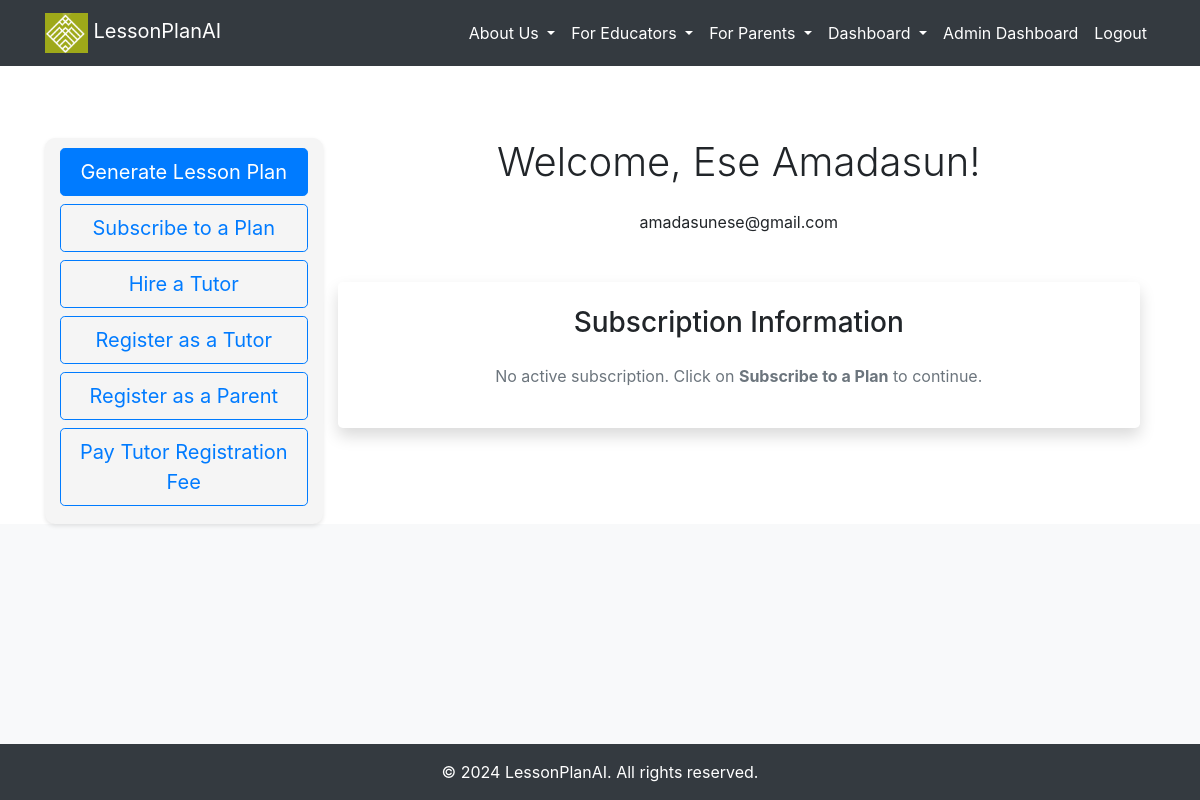
The page /dashboard (signed in) on the database as committed earlier.
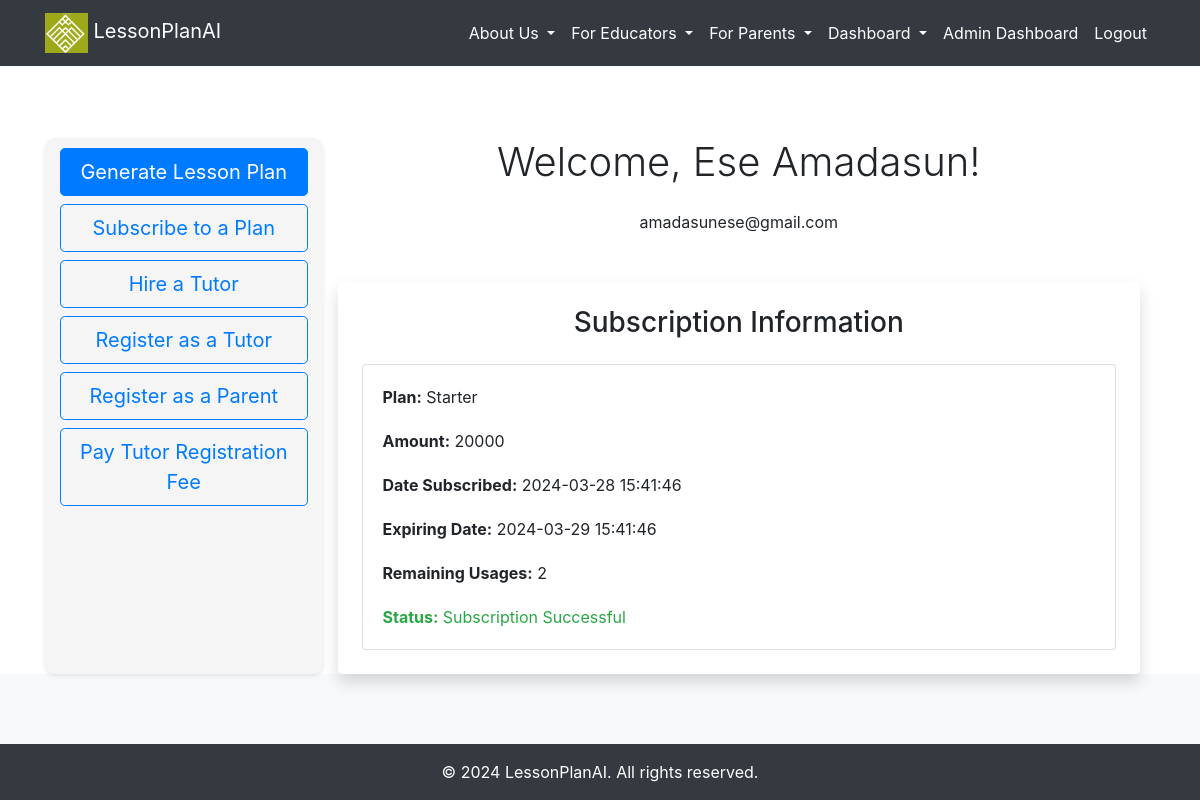
The same page on the database as committed later.
### src/accounts/models.py (models this page shows, shortened)
class Subscription(db.Model):
    __tablename__ = "subscriptions"
    id = db.Column(db.Integer, primary_key=True)
    plan = db.Column(db.String(50))
    amount = db.Column(db.Integer)
    start_date = db.Column(db.DateTime, default=datetime.utcnow)
    end_date = db.Column(db.DateTime)
    remaining_usages = db.Column(db.Integer)
    paid = db.Column(db.Boolean, default=False)
    user_id = db.Column(db.Integer, db.ForeignKey('users.id'), nullable=False)
    paystack_subscription_id = db.Column(db.String(50), nullable=False)

### src/core/views.py (the view)
@core_bp.route('/dashboard')
@login_required
@check_is_confirmed
def dashboard():
    subscription = Subscription.query.filter_by(user_id=current_user.id).first()
    return render_template('accounts/dashboard.html', subscription=subscription, today=datetime.now())

### src/__init__.py (called while the page is built)
@login_manager.user_loader
def load_user(user_id):
    return User.query.filter(User.id == int(user_id)).first()

### src/templates/accounts/dashboard.html (shortened to what this page needs)
{% extends '_base.html' %}
{% block content %}
<div class="container mt-5">
  <div class="row">
    <div class="col-md-3 button-widget">
      <a href="{{ url_for('core.generate_lesson') }}" class="btn btn-primary btn-lg mb-2">Generate Lesson Plan</a>
      <a href="{{ url_for('core.subscribe') }}" class="btn btn-outline-primary btn-lg mb-2">Subscribe to a Plan</a>
      <a href="{{ url_for('core.hire_tutor') }}" class="btn btn-outline-primary btn-lg mb-2">Hire a Tutor</a>
      <a href="{{ url_for('core.online_tutor') }}" class="btn btn-outline-primary btn-lg mb-2">Register as a Tutor</a>
      <a href="{{ url_for('core.register_parent') }}" class="btn btn-outline-primary btn-lg mb-2">Register as a Parent</a>
      <a href="{{ url_for('core.service_fee_payment') }}" class="btn btn-outline-primary btn-lg mb-2">Pay Tutor Registration Fee</a>
  </div>
    <div class="col-md-9">
      <h3 class="display-6 mb-4 text-center">Welcome, {{ current_user.first_name }} {{ current_user.last_name }}!</h3>
      <p class="text-center">{{ current_user.email }}</p>
      <div class="subscription-info mt-5 p-4 rounded-lg shadow">
        <h3 class="text-center mb-4">Subscription Information</h3>
        {% if subscription %}
        <div class="card">
          <div class="card-body">
            <p class="card-text"><strong>Plan:</strong> {{ subscription.plan }}</p>
            <p class="card-text"><strong>Amount:</strong> {{ subscription.amount }}</p>
            <p class="card-text"><strong>Date Subscribed:</strong> {{ subscription.start_date.strftime('%Y-%m-%d %H:%M:%S') }}</p>
            <p class="card-text"><strong>Expiring Date:</strong> {{ subscription.end_date.strftime('%Y-%m-%d %H:%M:%S') }}</p>
            <p class="card-text"><strong>Remaining Usages:</strong>
              {% if subscription.end_date < today %}
                  Expired
              {% else %}
                  {{ subscription.remaining_usages }}
              {% endif %}
          </p>
            {% if subscription.paid %}
            <p class="card-text text-success"><strong>Status:</strong> Subscription Successful</p>
            {% else %}
            <p class="card-text text-warning"><strong>Status:</strong> Awaiting Payment</p>
            {% endif %}
          </div>
        </div>
        {% else %}
        <p class="text-center text-muted">No active subscription. Click on <strong>Subscribe to a Plan</strong> to continue.</p>
        {% endif %}
      </div>
    </div>
  </div>
</div>
{% endblock %}

Rows that differ between the two databases and show on the page:
added Subscription: plan "Starter", amount "20000", start_date "2024-03-28 15:41:46", end_date "2024-03-29 15:41:46", remaining_usages "2"
Other text that changed with them:
text no longer shown: "No active subscription. Click on Subscribe to a Plan to continue."
text now shown: "Plan: Amount: Date Subscribed: Expiring Date: Remaining Usages: Status: Subscription Successful"
